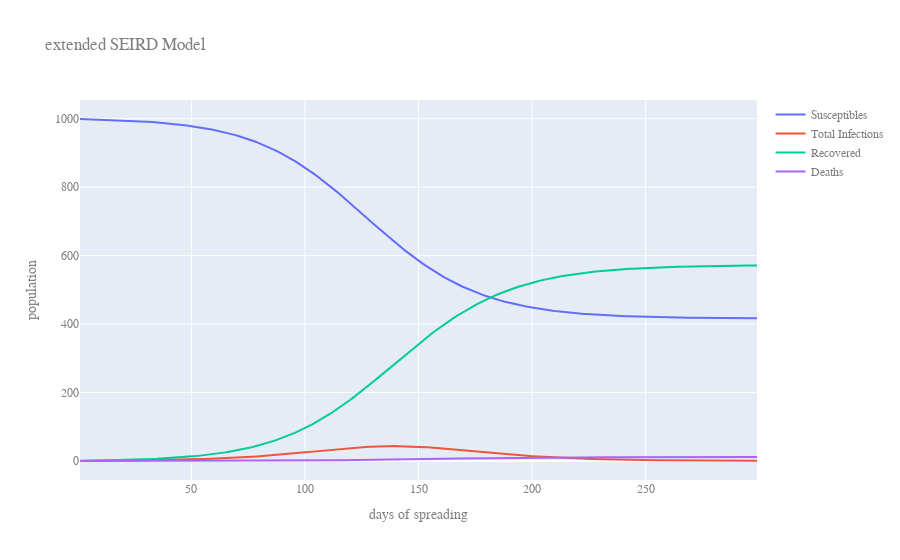

This figure's notebook cell:
### Code cell
N = 1000
I10 = 1
I20 = 0
I30 = 0
R0 = 0
E0 = 0
D0 = 0
S0 = N-I10-I20-I30-R0-E0-D0
time_range = range(1,300)
beta1 = 0.25
beta2 = 0.
beta3 = 0.
IncubPeriod = 5
DurMildInf = 6
FracSevere = 0.15
DurHosp = 6
FracCritical = 0.05
DurICU = 8
CFR = 0.02

cases = plot_SEIIIRD(time_range, S0, E0, I10, I20, I30, 
                                          R0, D0, beta1, beta2, beta3, 
                                          IncubPeriod, DurMildInf, 
                                          FracSevere, FracCritical,  
                                          DurHosp, DurICU, CFR, plot_output=['S','I','R','D'])

### Figure 1 — Plotly figure (JSON) as saved in the notebook; plotly's stock layout.template omitted (floating-point values rounded to 4 significant figures; data arrays with more than 128 entries replaced by an {"elided": "..."} marker saying what was removed)
{"data": [{"mode": "lines", "name": "Susceptibles", "type": "scatter", "x": {"elided": "299 int values"}, "y": {"elided": "299 float values"}}, {"mode": "lines", "name": "Total Infections", "type": "scatter", "x": {"elided": "299 int values"}, "y": {"elided": "299 float values"}}, {"mode": "lines", "name": "Recovered", "type": "scatter", "x": {"elided": "299 int values"}, "y": {"elided": "299 float values"}}, {"mode": "lines", "name": "Deaths", "type": "scatter", "x": {"elided": "299 int values"}, "y": {"elided": "299 float values"}}], "layout": {"font": {"color": "#7f7f7f", "family": "Courier New, monospace", "size": 12}, "title": {"text": "extended SEIRD Model"}, "xaxis": {"title": {"text": "days of spreading"}}, "yaxis": {"title": {"text": "population"}}}}
